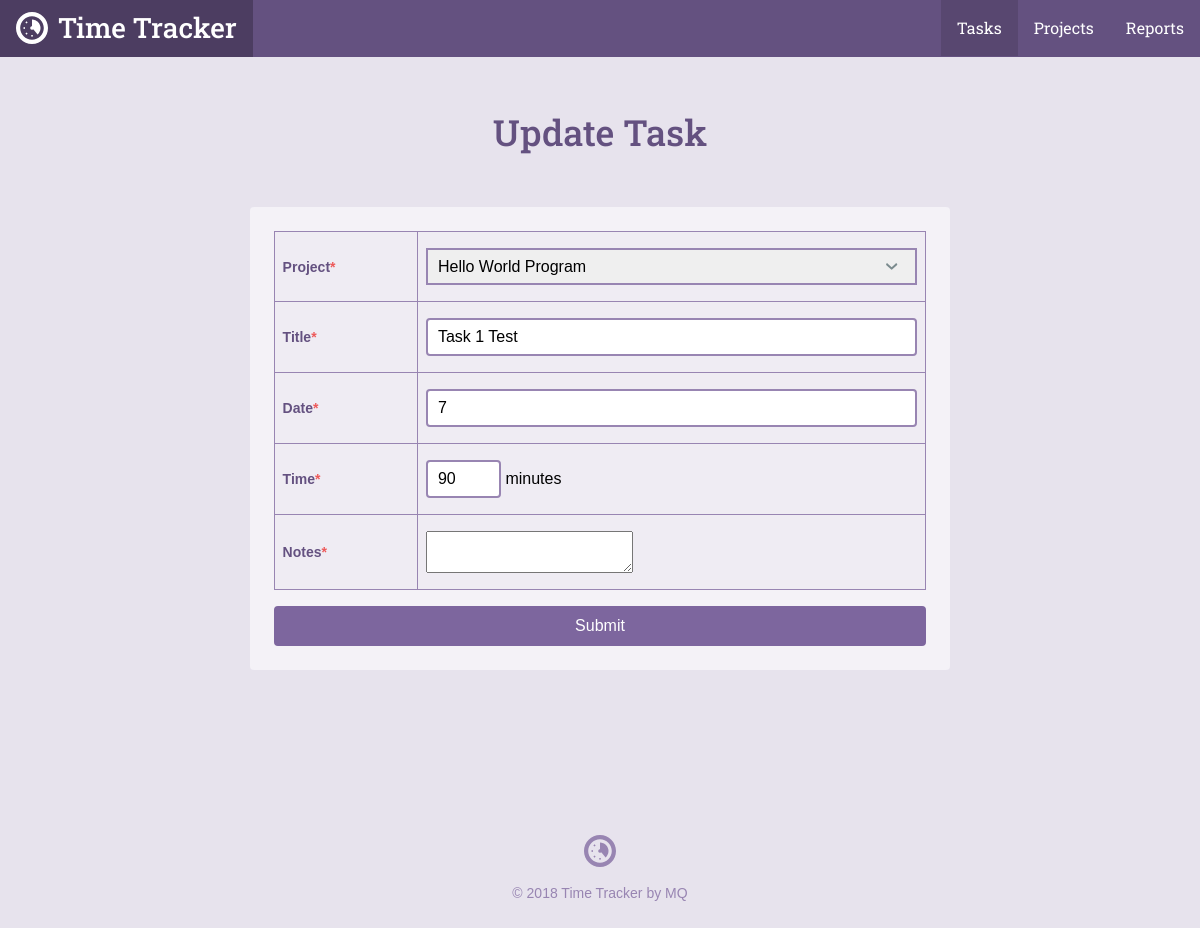
The page /task.php?id=1 on the database its author committed.
### tables this page shows
CREATE TABLE `tasks` (
  `task_id` int(11) NOT NULL,
  `project_id` int(11) NOT NULL,
  `title` text NOT NULL,
  `date` text NOT NULL,
  `time` int(11) NOT NULL,
  `notes` varchar(255) NOT NULL
);

CREATE TABLE `projects` (
  `project_id` int(11) NOT NULL,
  `title` text NOT NULL,
  `category` text NOT NULL
);

### inc/functions.php (called while the page is built, shortened)
<?php
function get_project_list() {
    include 'connection.php';
    try {
        return $db->query('SELECT project_id, title, category FROM projects');
    } catch (Exception $e) {
        echo "Error!: " . $e->getMessage() . "<br />";
        return array();
    }
}
function get_task($task_id){
    include 'connection.php';
    $sql = 'SELECT task_id, title, date, time, project_id, notes FROM tasks WHERE task_id = ?';
    try {
        $results = $db->prepare($sql);
        $results->bindValue(1, $task_id, PDO::PARAM_INT);
        $results->execute();
    } catch (Exception $e) {
        echo "Error!: " . $e->getMessage() . "<br />";
        return false;
    }
    return $results->fetch();
}

### task.php (the view, shortened to what this page needs)
<?php
require 'inc/functions.php';
$project_id = $title = $date = $time = $notes = '';
if (isset($_GET['id'])) {
    list($task_id, $title, $date, $time, $project_id, $notes) = get_task(filter_input(INPUT_GET, 'id', FILTER_SANITIZE_NUMBER_INT));
}
include 'inc/header.php';
?>
<div class="section page">
    <div class="col-container page-container">
        <div class="col col-70-md col-60-lg col-center">
            <h1 class="actions-header">
                <?php
                if(!empty($task_id)){
                    echo 'Update Task';
                } else {
                    echo 'Add Task';
                }
                ?></h1>
            <form class="form-container form-add" method="post" action="task.php">
                <table>
                    <tr>
                        <th>
                            <label for="project_id">Project<span class="required">*</span></label>
                        </th>
                        <td>
                            <select name="project_id" id="project_id">
                                <?php
                                foreach (get_project_list() as $item) {
                                    echo "<option value='" . $item['project_id'] . "'";
                                    if ($project_id == $item['project_id']) {
                                        echo ' selected';
                                    }
                                    echo ">" . $item['title'] . "</option>";
                                }
                                ?>
                            </select>
                        </td>
                    </tr>
                    <tr>
                        <th><label for="title">Title<span class="required">*</span></label></th>
                        <td><input type="text" id="title" name="title" value="<?php echo htmlspecialchars($title); ?>" /></td>
                    </tr>
                    <tr>
                        <th><label for="date">Date<span class="required">*</span></label></th>
                        <td><input type="text" id="date" name="date" value="<?php echo htmlspecialchars($date); ?>" placeholder="mm/dd/yyyy" /></td>
                    </tr>
                    <tr>
                        <th><label for="time">Time<span class="required">*</span></label></th>
                        <td><input type="text" id="time" name="time" value="<?php echo htmlspecialchars($time); ?>" /> minutes</td>
                    </tr>
                    <tr>
                        <th><label for="notes">Notes<span class="required">*</span></label></th>
                        <td><textarea name="notes" id="notes"><?php echo htmlspecialchars($notes); ?></textarea></td>
                    </tr>
                </table>
                <input class="button button--primary button--topic-php" type="submit" value="Submit" />
            </form>
        </div>
    </div>
</div>
<?php include "inc/footer.php"; ?>

### css/style.css (style rules this page uses)
*,:after,:before { box-sizing:border-box }
html { font-family:sans-serif;-ms-text-size-adjust:100%;-webkit-text-size-adjust:100% }
body { margin:0 }
h1 { font-size:2em;margin:.67em 0 }
button,input,optgroup,select,textarea { color:inherit;font:inherit;margin:0 }
select { text-transform:none }
input[type="reset"],input[type="submit"] { -webkit-appearance:button;cursor:pointer }
input { line-height:normal }
textarea { overflow:auto }
table { border-collapse:collapse;border-spacing:0 }
td,th { padding:0 }
html { font-size:100%;line-height:1.5;-webkit-tap-highlight-color:transparent }
body { font-size:1rem;font-family:"Gotham Rounded A","Gotham Rounded B","Helvetica",Helvetica,Arial,sans-serif;font-style:normal;font-weight:400 }
.button { -webkit-appearance:none;-moz-appearance:none;-ms-appearance:none;-o-appearance:none;appearance:none;-webkit-user-select:none;-moz-user-select:none;-ms-user-select:none;user-select:none;background-color:transparent;border-radius:4px;border:solid 2px #5fcf80;color:#5fcf80;cursor:pointer;display:inline-block;font-family:"Gotham Rounded A","Gotham Rounded B","Helvetica",Helvetica,Arial,sans-serif;font-size:1rem;font-weight:500;height:40px;line-height:36px;padding:0 15px;position:relative;margin:0 10px 0 0;text-align:center;text-decoration:none;transition:color .3s ease,background-color .3s ease,border-color .3s ease,width .3s ease,opacity .3s ease;vertical-align:baseline;white-space:nowrap;overflow:hidden;text-overflow:ellipsis }
.button:last-child { margin-right:0 }
.button--primary { background-color:#5fcf80;border-color:#5fcf80;color:#fff }
.button--topic-php { border-color:#7D669E !important;color:#7D669E !important }
.button--topic-php.button--primary { background-color:#7D669E !important;border-color:#7D669E !important;color:#fff !important }
.col { float:left;width:100% }
.col-container:before,.col-container:after { content:" ";display:table }
.col-container:after { clear:both }
.col-center { float:none;margin:0 auto }
@media screen and (min-width: 680px) { .col-70-md { width:70% !important } }
@media screen and (min-width: 960px) { .col-60-lg { width:60% !important } }
h1,h2,h3,h4,h5,h6 { color:#40484a;display:block;font-weight:500;margin:0;text-rendering:optimizeLegibility }
h1 { font-size:2.25rem }
body { background-color:#e7e3ed }
h1,h2,h3,h4,h5,h6 { color:#645180;font-family:"Roboto Slab", Helvetica, Arial, sans-serif }
.button { background:#7D669E;border-color:#7D669E;color:#fff }
.col-container { margin:0 auto;max-width:1200px }
.actions-header { margin-bottom:1.5rem }
.page-container { text-align:center }
@media screen { .page-container { padding:1.5rem 1rem 0 1rem } }
@media screen and (min-width: 680px) { .page-container { padding-top:3rem } }
.form-container { background-color:#f4f2f7;border-radius:4px }
@media screen { .form-container { padding:.5rem 1.5rem;margin-top:.5rem;margin-bottom:1.5rem } }
@media screen and (min-width: 680px) { .form-container { padding:.5rem 1.5rem;margin-top:3rem;margin-bottom:0 } }
.form-add { padding:1.5rem }
.form-add .button { margin-top:1rem }
table { width:100%;text-align:left;background-color:#f4f2f7 }
@media screen { table { margin-bottom:1.5rem } }
@media screen and (min-width: 680px) { table { margin-bottom:0 } }
th,td { padding:.5rem;background-color:#efecf3;border:solid 1px #9885b2 !important }
td { padding:1rem .5rem }
th { font-size:.875rem }
input { border-radius:4px;box-shadow:none;border:solid 2px #9885b2;padding:8px 10px;width:100% }
label { font-size:14px;font-weight:bold;color:#645180 }
span.required { color:#ed5a5a }
select { -webkit-appearance:none;-moz-appearance:none;width:100%;padding:8px 10px;border:solid 2px #9885b2;background-size:.9rem;background-repeat:no-repeat;background-position:calc(100% - 1rem) center }
#time { width:75px; }

### rows shown on the page
tasks: project_id "Hello World Program", title "Task 1 Test", date "7", time "90"
